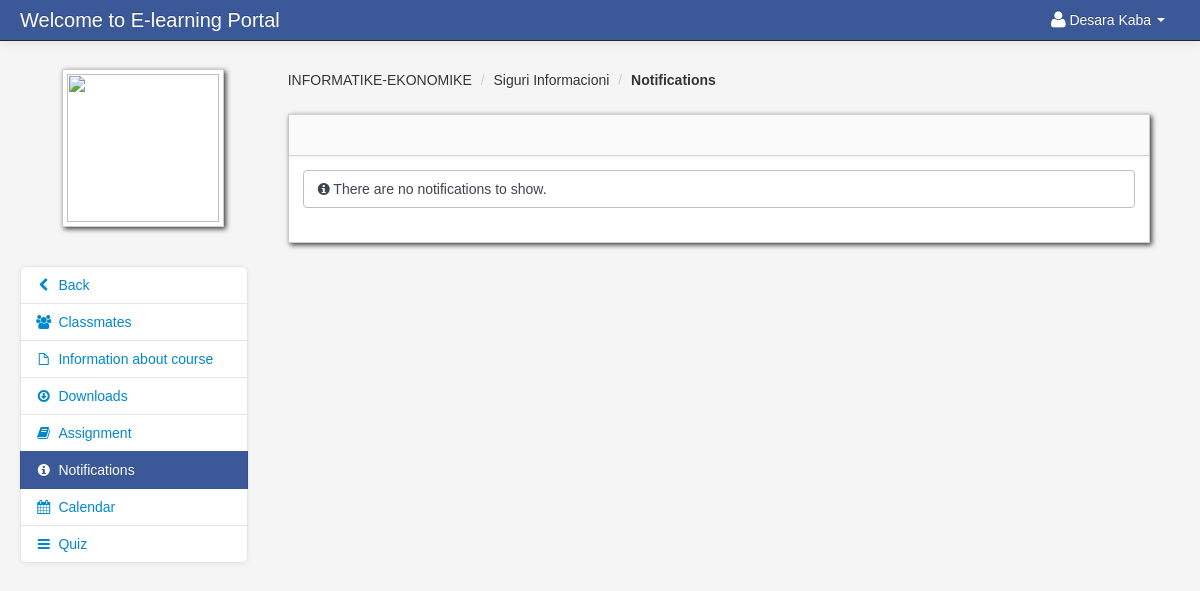
Page /announcements_student.php?id=180 (signed in) on the committed database.
### tables this page shows
CREATE TABLE `student` (
  `student_id` int(11) NOT NULL,
  `firstname` varchar(100) NOT NULL,
  `lastname` varchar(100) NOT NULL,
  `class_id` int(11) NOT NULL,
  `username` varchar(100) NOT NULL,
  `password` varchar(100) NOT NULL,
  `location` varchar(100) NOT NULL,
  `status` varchar(100) NOT NULL
);

CREATE TABLE `teacher_class` (
  `teacher_class_id` int(11) NOT NULL,
  `teacher_id` int(11) NOT NULL,
  `class_id` int(11) NOT NULL,
  `subject_id` int(11) NOT NULL,
  `thumbnails` varchar(100) NOT NULL,
  `school_year` varchar(100) NOT NULL
);

CREATE TABLE `class` (
  `class_id` int(11) NOT NULL,
  `class_name` varchar(100) NOT NULL
);

CREATE TABLE `subject` (
  `subject_id` int(11) NOT NULL,
  `subject_code` varchar(100) NOT NULL,
  `subject_title` varchar(100) NOT NULL,
  `category` varchar(100) NOT NULL,
  `description` longtext NOT NULL,
  `unit` int(11) NOT NULL,
  `Pre_req` varchar(100) NOT NULL,
  `semester` varchar(100) NOT NULL
);

### session.php (called while the page is built, shortened)
<?php
$session_id=$_SESSION['id'];
?>

### announcements_student.php (the view, shortened to what this page needs)
<?php include('header_dashboard.php'); ?>
<?php include('session.php'); ?>
<?php $get_id = $_GET['id']; ?>
<body>
	<?php include('navbar_student.php'); ?>
	<div class="container-fluid">
		<div class="row-fluid">
			<?php include('annoucement_link_student.php'); ?>
			<div class="span9" id="content">
				<div class="row-fluid">
					<?php $class_query = mysqli_query($link, "select * from teacher_class
										LEFT JOIN class ON class.class_id = teacher_class.class_id
										LEFT JOIN subject ON subject.subject_id = teacher_class.subject_id
										where teacher_class_id = '$get_id'") or die(mysqli_error($link));
					$class_row = mysqli_fetch_array($class_query);
					?>
					<ul class="breadcrumb">
						<li><a href="#"><?php echo $class_row['class_name']; ?></a> <span class="divider">/</span></li>
						<li><a href="#"><?php echo $class_row['subject_title']; ?></a> <span class="divider">/</span></li>
						<li><a href="#"><b>Notifications</b></a></li>
					</ul>
					<div id="block_bg" class="block">
						<div class="navbar navbar-inner block-header">
						</div>
						<div class="block-content collapse in">
							<div class="span12">
								<?php
								$query_announcement = mysqli_query($link, "select * from teacher_class_announcements
																	where  teacher_class_id = '$get_id' order by date DESC
																	") or die(mysqli_error($link));
								$count = mysqli_num_rows($query_announcement);
								if ($count > 0) {
									while ($row = mysqli_fetch_array($query_announcement)) {
										$id = $row['teacher_class_announcements_id'];
										?>
										<div class="post" id="del<?php echo $id; ?>">
											<?php echo $row['content']; ?>
											<hr>
											<strong><i class="icon-calendar"></i> <?php echo $row['date']; ?></strong>
										</div>
									<?php }
							} else { ?>
									<div class="alert alert-info"><i class="icon-info-sign"></i> There are no notifications to show.</div>
								<?php } ?>
							</div>
						</div>
					</div>
				</div>
			</div>
		</div>
	</div>
	<?php include('script.php'); ?>
</body>
</html>

### navbar_student.php (shortened to what this page needs)
<?php $link = mysqli_connect("localhost", "root", "", "capstone"); ?>
<div class="navbar navbar-fixed-top navbar-inverse">
	<div class="navbar-inner">
		<div class="container-fluid">
			<a class="brand" href="#">Welcome to E-learning Portal</a>
			<div class="nav-collapse collapse">
				<ul class="nav pull-right">
					<?php $query = mysqli_query($link, "select * from student where student_id = '$session_id'") or die(mysqli_error($link));
					$row = mysqli_fetch_array($query);
					?>
					<li class="dropdown">
						<a href="#" role="button" class="dropdown-toggle" data-toggle="dropdown"> <i class="icon-user icon-large"></i><?php echo $row['firstname'] . " " . $row['lastname'];  ?> <i class="caret"></i></a>
					</li>
				</ul>
			</div>
		</div>
	</div>
</div>

### admin/assets/styles.css (style rules this page uses)
body { padding-top: 60px; padding-bottom: 40px; background-color: #f5f5f5; }
#content { margin-left:0px; }
.breadcrumb { margin: 0 0 0px; padding: 10px 0px; background-color: transparent; }
.block { background: url("../images/pixel-60fff.png") repeat scroll 0 0 rgba(0, 0, 0, 0) !important; border: 1px solid #ccc; background: white; margin: 1em 0em; border-top: none; -webkit-box-shadow: 2px 2px 5px rgba(0, 0, 6, 0.75); -moz-box-shadow: 2px 2px 5px rgba(0, 0, 6, 0.75); box-shadow: 2px 2px 5px rgba(0, 0, 6, 0.75); }
.block-content { margin: 1em; min-height: .25em; }
.block-header { margin-bottom: 0px; border-right: none; border-left: none; -webkit-border-radius: 0px; -moz-border-radius: 0px; border-radius: 0px; }

### rows in the picture
student: firstname "Desara", lastname "Kaba"
teacher_class: class.class_name "INFORMATIKE-EKONOMIKE", subject.subject_title "Siguri Informacioni"
